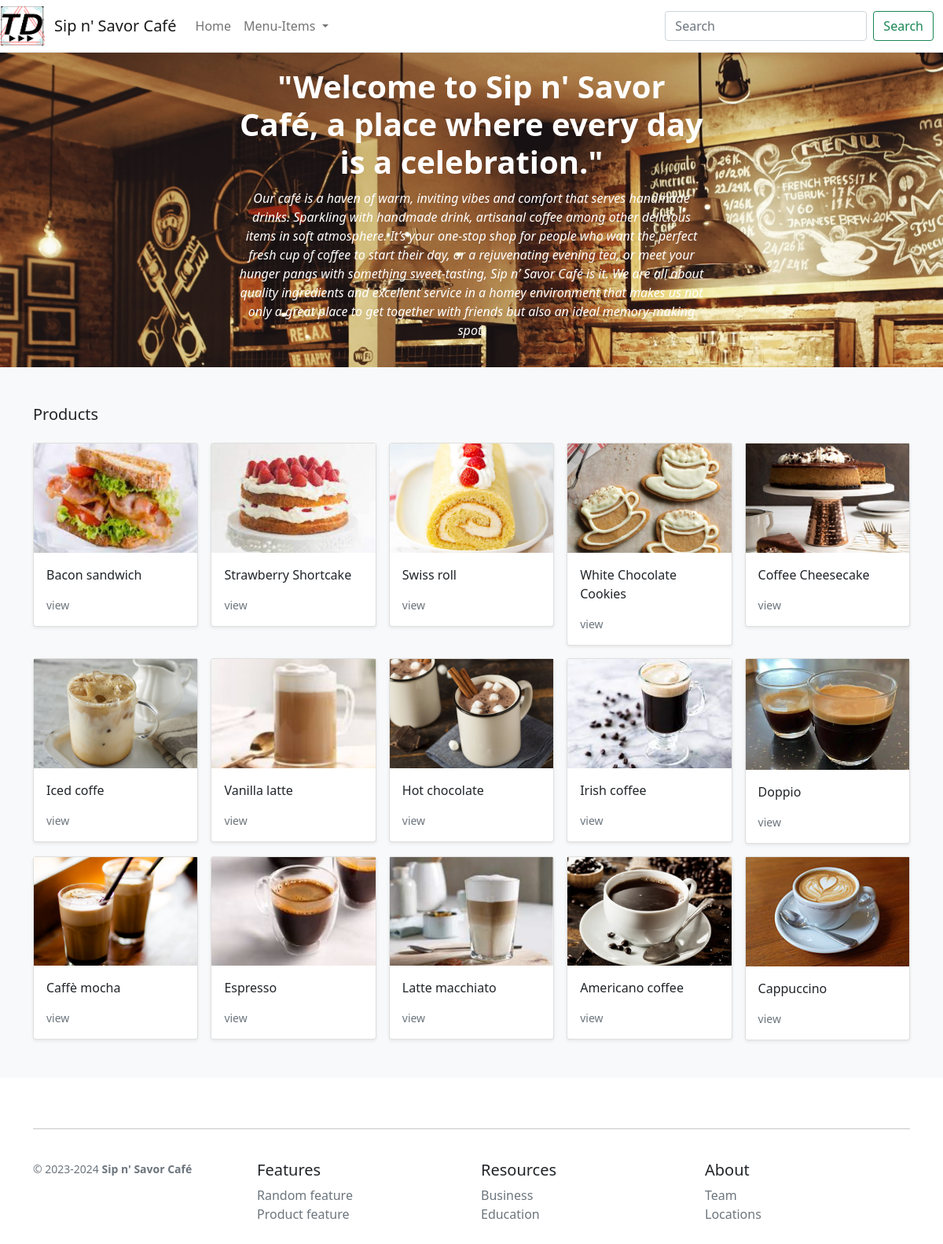
The page / on the database its author committed.
### store/models.py (models this page shows, shortened)
class Product(models.Model):
    category = models.ForeignKey(Category, related_name='product', on_delete=models.SET_NULL, null=True)
    created_by = models.ForeignKey(User, on_delete=models.SET_NULL, null=True, related_name='product_creator')
    title = models.CharField(max_length=255)
    author = models.CharField(max_length=255, default='admin')
    description = models.TextField(blank=True)
    image = models.ImageField(upload_to='images/')
    slug = models.SlugField(max_length=255)
    price = models.DecimalField(max_digits=6, decimal_places=2)
    in_stock = models.BooleanField(default=True)
    is_active = models.BooleanField(default=True)
    created = models.DateTimeField(auto_now_add=True)
    updated = models.DateTimeField(auto_now=True)
    objects = models.Manager()
    products = ProductManager()
    class Meta:
        verbose_name_plural = 'Products'
        ordering = ('-created',)
    def get_absolute_url(self):
        return reverse('store:product_detail', args=[self.slug])

### store/views.py (the view)
# urls.py: path('', views.all_products, name='all_products'),
def all_products(request):
    products = Product.products.all()
    return render(request, 'store/home.html', {'products': products})

### store/models.py (called while the page is built)
    def get_queryset(self):
        return super(ProductManager, self).get_queryset().filter(is_active=True)

    def get_absolute_url(self):
        return reverse('store:category_list', args=[self.slug])

### store/views.py (called while the page is built)
def categories(request):
    return {
        'categories': Category.objects.all()
    }

### store/templates/store/home.html (shortened to what this page needs)
{% extends "./base.html" %}
{% load static %}
{% block content %}
<main>
  <div class="cover-photo">
    <img src="{% static 'images/Background.jpg' %}" alt="">
    <div class="cover-text">
      <h1 class="h1 fw-bold">"Welcome to Sip n' Savor Café, a place where every day is a celebration."</h1>
      <i>Our café is a haven of warm, inviting vibes and comfort that serves handmade drinks. Sparkling with handmade drink, artisanal coffee among other delicious items in soft atmosphere.
        It’s your one-stop shop for people who want the perfect fresh cup of coffee to start their day, or a rejuvenating evening tea, or meet your hunger pangs with something sweet-tasting, Sip n’ Savor Café is it.
         We are all about quality ingredients and excellent service in a homey environment that makes us not only a great place to get together with friends but also an ideal memory-making spot.</i>
         <br>
    </div>
  </div>
  <div class="album py-5 bg-light">
    <div class="container">
      <div class="pb-3 h5">Products</div>
      <div class="row row-cols-1 row-cols-sm-2 row-cols-md-5 g-3">
        {% for product in products %}
        <div class="col">
          <div class="card shadow-sm">
            <img class="img-fluid" alt="Responsive image" src="{{ product.image.url }}">
            <div class="card-body">
              <p class="card-text">
                <a class="text-dark text-decoration-none" href="{{ product.get_absolute_url }}">{{ product.title }}</a>
              </p>
              <div class="d-flex justify-content-between align-items-center">
                <small class="text-muted">view</small>
              </div>
            </div>
          </div>
        </div>
        {% endfor %}
      </div>
    </div>
  </div>
</main>
{% endblock %}

### store/templates/store/base.html (shortened to what this page needs)
{% load static %}
<!DOCTYPE html>
<html>
<head>
    <link rel="stylesheet" href="{% static 'css/styles.css' %}">
    <link href="https://cdn.jsdelivr.net/npm/bootstrap@5.0.0-beta1/dist/css/bootstrap.min.css" rel="stylesheet">
</head>
<body>
    <header>
        <nav class="navbar navbar-expand-md navbar-light bg-white border-bottom">
            <img alt="logo" width="60" height="50" class="d-inline-block align-text-top" src="{% static 'images/(Logo).png' %}">
            <div class="container-fluid">
                <a class="navbar-brand" href="#">Sip n' Savor Café</a>
                <div class="collapse navbar-collapse" id="navbarCollapse">
                    <ul class="navbar-nav me-auto mb-2 mb-md-0">
                        <li class="nav-item active">
                            <a class="nav-link" aria-current="page" href="/">Home</a>
                        </li>
                        <li class="nav-item dropdown">
                            <a class="nav-link dropdown-toggle" href="#" id="navbarDropdown" role="button"
                                data-bs-toggle="dropdown" aria-expanded="false">
                                Menu-Items
                            </a>
                        </li>
                    </ul>
                    <form class="d-flex">
                        <input class="form-control me-2" type="search" placeholder="Search" aria-label="Search">
                        <button class="btn btn-outline-success" type="submit">Search</button>
                    </form>
                </div>
            </div>
        </nav>
    </header>
    <div id="content">{% block content %} {% endblock %}</div>
</body>
<footer class="container py-5 footer">
    <hr>
    <div class="row pt-4">
        <div class="col-12 col-md">
            <small class="d-block mb-3 text-muted">&copy; 2023-2024 <b>Sip n' Savor Café</b></small>
        </div>
        <div class="col-6 col-md fs15">
            <h5>Features</h5>
            <ul class="list-unstyled">
                <li><a class="link-secondary text-decoration-none" href="#">Random feature</a></li>
                <li><a class="link-secondary text-decoration-none" href="#">Product feature</a></li>
            </ul>
        </div>
        <div class="col-6 col-md fs15">
            <h5>Resources</h5>
            <ul class="list-unstyled">
                <li><a class="link-secondary text-decoration-none" href="#">Business</a></li>
                <li><a class="link-secondary text-decoration-none" href="#">Education</a></li>
            </ul>
        </div>
        <div class="col-6 col-md">
            <h5>About</h5>
            <ul class="list-unstyled">
                <li><a class="link-secondary text-decoration-none" href="#">Team</a></li>
                <li><a class="link-secondary text-decoration-none" href="#">Locations</a></li>
            </ul>
        </div>
    </div>
</footer>
</html>

### static/css/styles.css (style rules this page uses)
body { margin: 0; padding: 0; }
.cover-photo { position: relative; height: 400px; overflow: hidden; }
.cover-photo img { width: 100%; height: auto; }
.cover-text { position: absolute; top: 50%; left: 50%; transform: translate(-50%, -50%); text-align: center; color: #fff; }
.cover-text h1 { font-size: 2.5em; margin-bottom: 10px; }

### rows shown on the page
Product: image (picture), title "Bacon sandwich"
Product: image (picture), title "Strawberry Shortcake"
Product: image (picture), title "Swiss roll"
Product: image (picture), title "White Chocolate Cookies"
Product: image (picture), title "Coffee Cheesecake"
Product: image (picture), title "Iced coffe"
Product: image (picture), title "Vanilla latte"
Product: image (picture), title "Hot chocolate"
Product: image (picture), title "Irish coffee"
Product: image (picture), title "Doppio"
Product: image (picture), title "Caffè mocha"
Product: image (picture), title "Espresso"
Product: image (picture), title "Latte macchiato"
Product: image (picture), title "Americano coffee"
Product: image (picture), title "Cappuccino"
